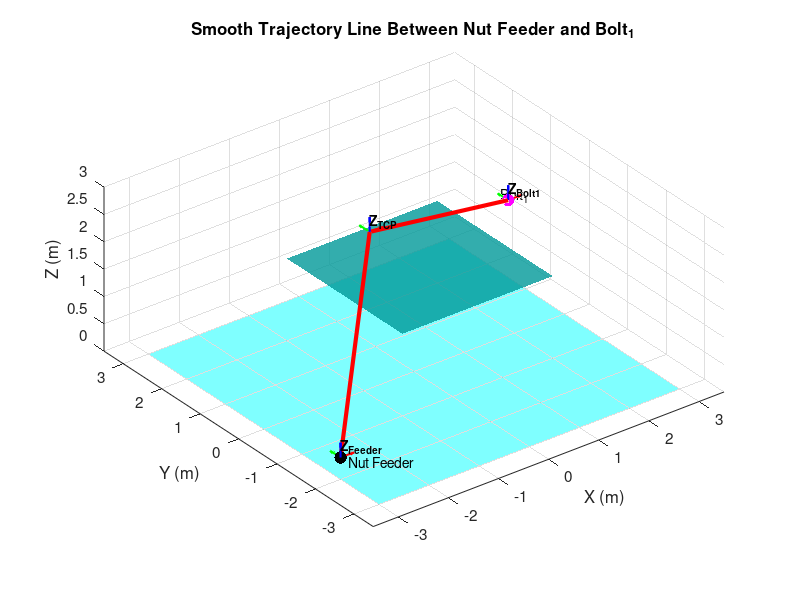

Source code (MATLAB):
clc; clear; close all;

%% Define workspace geometry (platforms / environment)
figure('Color','w','Name','Trajectory Visualization');
hold on; grid on; view(140,30);
xlabel('X (m)'); ylabel('Y (m)'); zlabel('Z (m)');
title('Smooth Trajectory Line Between Nut Feeder and Bolt_1');

% Base platform
fill3([-3 3 3 -3],[-3 -3 3 3],[0 0 0 0],'c','FaceAlpha',0.5,'EdgeColor','none');

% Add raised block (to mimic upper platform)
[X,Y] = meshgrid(-1:0.1:2,-1:0.1:2);
Z = zeros(size(X)) + 1.5; % height of upper platform
surf(X,Y,Z,'FaceColor',[0 0.6 0.6],'EdgeColor','none','FaceAlpha',0.8);

%% Define Cartesian points for trajectory
% Nut Feeder position
P_pick = [-3.0, -2.0, 0.4];
% Via (mid-air)
P_via  = [-0.5,  0.5, 2.5];
% Bolt (upper left bolt)
P_place = [2.8,  1.2, 1.6];

% Combine for path line
path = [P_pick; P_via; P_place];

%% Plot trajectory and frames 
% Trajectory line
plot3(path(:,1),path(:,2),path(:,3),'r-','LineWidth',3);
scatter3(P_pick(1),P_pick(2),P_pick(3),80,'k','filled');
scatter3(P_place(1),P_place(2),P_place(3),80,'m','filled');

% Add coordinate frames (X,Y,Z arrows)
quiver3(P_pick(1),P_pick(2),P_pick(3),0.3,0,0,'r','LineWidth',1.5);
quiver3(P_pick(1),P_pick(2),P_pick(3),0,0.3,0,'g','LineWidth',1.5);
quiver3(P_pick(1),P_pick(2),P_pick(3),0,0,0.3,'b','LineWidth',1.5);
text(P_pick(1),P_pick(2),P_pick(3)+0.2,'Z_{Feeder}','FontSize',10,'FontWeight','bold');

quiver3(P_place(1),P_place(2),P_place(3),0.3,0,0,'r','LineWidth',1.5);
quiver3(P_place(1),P_place(2),P_place(3),0,0.3,0,'g','LineWidth',1.5);
quiver3(P_place(1),P_place(2),P_place(3),0,0,0.3,'b','LineWidth',1.5);
text(P_place(1),P_place(2),P_place(3)+0.2,'Z_{Bolt1}','FontSize',10,'FontWeight','bold');

quiver3(P_via(1),P_via(2),P_via(3),0.3,0,0,'r','LineWidth',1.5);
quiver3(P_via(1),P_via(2),P_via(3),0,0.3,0,'g','LineWidth',1.5);
quiver3(P_via(1),P_via(2),P_via(3),0,0,0.3,'b','LineWidth',1.5);
text(P_via(1),P_via(2),P_via(3)+0.2,'Z_{TCP}','FontSize',10,'FontWeight','bold');

% Annotate points
text(P_pick(1),P_pick(2)-0.2,P_pick(3),'Nut Feeder','FontSize',10);
text(P_place(1),P_place(2)+0.2,P_place(3),'Bolt_1','FontSize',10);

%% Adjust appearance
axis equal;
xlim([-3.5 3.5]); ylim([-3.5 3.5]); zlim([0 3]);
set(gca,'FontSize',11);
